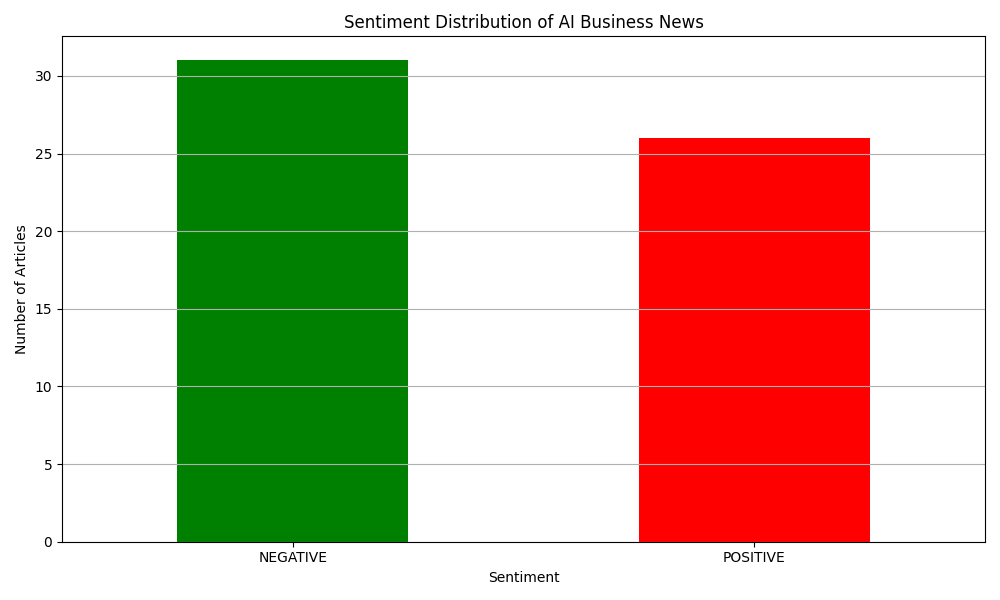

Source code (Python):
import pandas as pd
import matplotlib.pyplot as plt

df = pd.read_csv("ai_business_news_with_sentiment.csv")

print("Available Sentiments:", df['Sentiment'].unique())

sentiment_counts = df['Sentiment'].value_counts()

plt.figure(figsize=(10, 6))
sentiment_counts.plot(kind='bar', color=['green', 'red'])
plt.title('Sentiment Distribution of AI Business News')
plt.xlabel('Sentiment')
plt.ylabel('Number of Articles')
plt.xticks(rotation=0)
plt.grid(axis='y')
plt.tight_layout()
plt.savefig('sentiment_distribution.png')
plt.show()